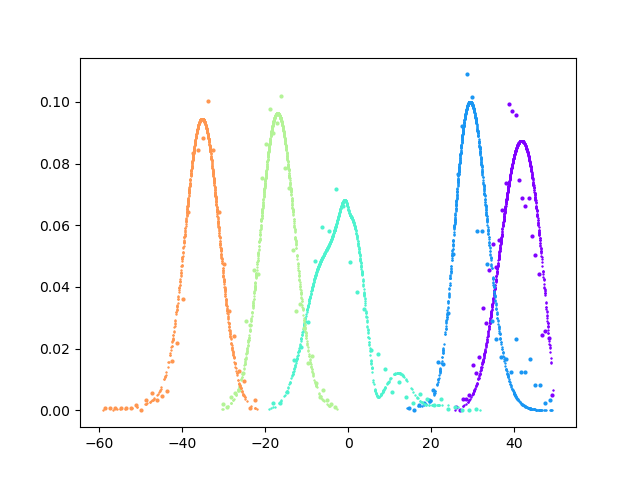

The Python source for this figure:
from __future__ import print_function
import pandas as pd
import numpy as np
import random
import math
import pickle
from numpy.polynomial.hermite import hermgauss
#import tensorflow as tf
import tensorflow.compat.v1 as tf
tf.disable_v2_behavior()
from femodel_tf_optimizer import femodel_tf_optimizer
import os, sys
import argparse


class femodel(femodel_tf_optimizer):
    """
    Class to optimize analytic binding free energy model with Tensorflow
    """
    kBT = 1.986e-3*300.0
    epsim = tf.constant(1.e-8, dtype=tf.float64)
    
    """    
    Rational soft-core function.

    Special case: when $u_c = 0$, 
    $$
    u_{\rm sc,0}(u)=
    \begin{cases}
    u                                                         & u \le 0 \\
    u_{\rm max} f_{\rm sc}(y)                                 & u  >  0
    \end{cases}
    $$
    with
    $$
    y = \frac{u}{u_{\rm max}}
    $$
    $$
    f_{\rm sc}(y) = \frac{z(y)^{a}-1}{z(y)^{a}+1} \, ,
    $$
    and
    $$
    z(y)=1+2 y/a + 2 (y/a)^2
    $$
    
    Inverse: $u = u_{\rm sc,0}$ for $u \le 0$. For $u > 0$:
    $$
    f_{\rm sc} = u_{\rm sc,0}/{u_{\rm max}}
    $$
    $$
    z = \left( \frac{1 + f_{\rm sc}}{1 - f_{\rm sc}}  \right)^(1/a)
    $$
    y = \frac{a}{2} \left( \sqrt{2 z - 1} -1  \right)
    $$
    $$
    u = u_{\rm max} y
    $$

    The derivative is:
    $$
    \frac{d u_{\rm sc,0}(u) }{du} = \frac{4 z^{a - 1}{(z^a + 1)^2} ( 1 + 2 \frac{y}{a} )
    $$
    for $u > 0$ and $1$ otherwise

    The general case $u_c \ne 0$ is obtained by shifting $u_{\rm sc}(u)$ up by $u_c$ and right by $u_c$:
    $$
    u_{\rm sc}(u) = u_{\rm sc,0}(u - u_c) + u_c
    $$
    For consistency, $u_{\rm max}$ is also shifted up by $u_c$. So the general case $u_c \ne 0$ is obtained
    by the special case $u_c = 0$ by the replacements
    $$
    u \rightarrow u - u_c
    $$
    $$
    u_{\rm max} \rightarrow u_{\rm max} - u_c
    $$

    Inverse for the general case: same as for the special case with the replacements above and:
    $$
    u = ( u_{\rm max} - u_c ) y + u_c
    $$

    Using the chain rule, the derivative for the general case has the same expression as the special case
    with the same replacements.
    

    """
    alphasc = tf.constant(1./16.,dtype=tf.float64)
    umaxsc = tf.constant(50.0/kBT, dtype=tf.float64)
    ubcore = tf.constant(0.0/kBT, dtype=tf.float64)
    def inverse_soft_core_function(self,usc):
        uno = tf.ones([tf.size(usc)], dtype=tf.float64)
        usc_safe1 = tf.where(usc < femodel.ubcore + femodel.epsim,       uno*(femodel.ubcore + femodel.epsim), usc)
        usc_safe2 = tf.where(usc_safe1 > femodel.umaxsc - femodel.epsim, uno*(femodel.umaxsc - femodel.epsim), usc_safe1)
        fsc = (usc_safe2-femodel.ubcore)/(femodel.umaxsc-femodel.ubcore)
        z = tf.math.pow((1.+fsc)/(1.-fsc), 1./femodel.alphasc)
        y = 0.5*femodel.alphasc*(-1.0 + tf.math.sqrt(2.*z - 1.))
        return tf.where(usc <= femodel.ubcore,
                        usc,
                        femodel.ubcore + (femodel.umaxsc - femodel.ubcore)*y)
    
    def der_soft_core_function(self,u):# dusc/du
        y = (u - femodel.ubcore)/(femodel.umaxsc-femodel.ubcore)
        z = 1 + 2.*y/femodel.alphasc + 2.*tf.math.pow(y/femodel.alphasc,2)
        za = tf.math.pow(z,femodel.alphasc)
        return tf.where(u <= femodel.ubcore,
                        tf.ones([tf.size(u)], dtype=tf.float64),
                        (4*(za/z)/tf.math.pow((za+1),2))*(1 + 2.*y/femodel.alphasc))

    def alchemical_potential_x(self, lmbds, xscbind):
        return tf.math.log(1. + tf.math.exp(- (xscbind[:,None]-lmbds['u0'][None,:]) * lmbds['alpha'][None,:])) * ((lmbds['Lambda2'][None,:] - lmbds['Lambda1'][None,:])/(lmbds['alpha'][None,:]+self.eps)) + xscbind[:,None] * lmbds['Lambda2'][None,:] + lmbds['w0'][None,:]
    
    def alchemical_potential(self, lmbds, uscbind):
        # self.eps is there to cover the case lambda1 = lambda2 and alpha = 0 in which case we have a linear alchemical potential
        return ((lmbds['Lambda2'] - lmbds['Lambda1'])/(lmbds['alpha']+self.eps))*tf.math.log(1. + tf.math.exp(-lmbds['alpha']*(uscbind-lmbds['u0']))) + lmbds['Lambda2']*uscbind + lmbds['w0']

if __name__ == '__main__':

    parser = argparse.ArgumentParser()
    parser.add_argument("-o", "--optimize", action="store_true", default=0,
                        help="Optimize parameters. Otherwise plot only.")
    parser.add_argument("-c", "--ncycles", type=int, default=100,
                        help="Number of optimization cycles")
    parser.add_argument("-n", "--nsteps", type=int, default=10,
                        help="Number of optimization steps in each cycle")
    parser.add_argument("-r", "--restart", action="store_true", default=0,
                        help="Restart optimization from the parameters saved in the pickle restart file")
    parser.add_argument("-b", "--basename",
                        help="Basename of the optimization job. Defaults to basename of this script.")
    parser.add_argument("-d", "--datafile", default="repl.cycle.potE.temp.lambda.ebind.lambda1.lambda2.alpha.u0.w0.dat",
                        help="Data file")
    parser.add_argument("-l", "--leg", type=float, default=1.0,
                        help="Value of state ID at which to plot the distributions")
    parser.add_argument("-s", "--stateID", nargs="+", type=int, default=0,
                        help="Values of state ID at which to plot the distributions")
    args = parser.parse_args()
    
    restart = args.restart
    production = args.optimize
    testarea = not production

    if args.basename:
        basename = args.basename
    else:
        basename = os.path.basename(os.path.splitext(sys.argv[0])[0])
        
    datafile = args.datafile
    ncycles = args.ncycles
    nsteps = args.nsteps
    states = args.stateID
    
    leg = args.leg

    print("Leg = ", leg)
    if leg == 1:
        direction = leg
    else:
        direction = -1.0
    print("Direction = ", direction)

    sdm_data_raw = pd.read_csv(datafile, delim_whitespace=True,
                           header=None,names=["cycle", "stateID", "temp", "direct", "Lambda1",
                                              "Lambda2", "alpha", "u0", "w0", "potE", "ebind", "bias"])

    lam_col = []
    for row in sdm_data_raw['stateID']:
        lam = 0.05*row
        if (lam > 0.5):
            lam = lam - 0.05
        lam_col.append(lam)

    sdm_data_raw.insert(2, "Lambda", lam_col)

    #print(sdm_data_raw)

    sdm_data = sdm_data_raw[sdm_data_raw["direct"] == direction]

    #print(sdm_data)

    temperature = 300.0
    kT = 1.986e-3*temperature # [kcal/mol]
    beta = 1./kT

    nmodes = 2

    reference_params = {}
    reference_params['ub'] = [  -6.85*beta, 9.63*beta ]
    reference_params['sb'] = [ 4.11*beta,  5.67*beta ]
    reference_params['pb'] = [ 2.99e-9, 1.99e-12 ]
    reference_params['elj'] = [ 1.1*beta, 1.1*beta ]
    reference_params['uce'] = [ 1.1,    1.1 ]
    reference_params['nl']  = [   10,    20 ]
    reference_params['wg'] =  [ 4.29e-5, 9.9999e-1 ]
    
    scale_params = {}
    scale_params['ub'] =  [ 1.*beta, 1.*beta ]
    scale_params['sb'] =  [ 0.1*beta, 0.1*beta ]
    scale_params['pb'] =  [ 1.e-9, 1.e-12 ]
    scale_params['elj'] = [ 1*beta, 1*beta ]
    scale_params['uce'] = [ 1, 1 ]
    scale_params['nl']  = [ 1, 1 ]
    scale_params['wg'] =  [ 1.e-5, 1.e-1 ]

    range_params = {}
    range_params['ub'] = [ (-8*beta, 30.0*beta), (-8.0*beta, 30.0*beta) ]
    range_params['sb'] = [ (2.0*beta, 8.0*beta), (2.0*beta, 8.0*beta) ]
    range_params['pb'] = [ (0.0, 1.0), (0.0, 1.0) ]
    range_params['elj'] = [ (1*beta, 20.0*beta), (1*beta, 20.0*beta) ]
    range_params['uce'] = [ (1.0, 10.0), (1.0, 10.0) ]
    range_params['nl'] = [ (3.0, 60.0), (3.0, 60.0) ]
    
    learning_rate = 0.05

    discard = 500
    
    xparams = {}
    if restart:
        with open(basename + '.pickle', 'rb') as f:
            best_ubx, best_sbx, best_pbx, best_ex, best_ucx, best_nlx, best_wgx = pickle.load(f)
            xparams['ub'] = best_ubx
            xparams['sb'] = best_sbx
            xparams['pb'] = best_pbx
            xparams['elj']   = best_ex
            xparams['uce']  = best_ucx
            xparams['nl']  = best_nlx
            xparams['wg'] = best_wgx
    else:
        xparams['ub']  = [0. for i in range(nmodes) ]
        xparams['sb']  = [0. for i in range(nmodes) ]
        xparams['pb']  = [0. for i in range(nmodes) ]
        xparams['elj']   = [0. for i in range(nmodes) ]
        xparams['uce']  = [0. for i in range(nmodes) ]
        xparams['nl']  = [0. for i in range(nmodes) ]
        xparams['wg']  = [0. for i in range(nmodes) ]

    fe_optimizer = femodel(sdm_data, reference_params, temperature, range_params=range_params,
                  xparams=xparams, scale_params=scale_params, discard=discard, learning_rate=learning_rate)
                                        
    variables = [ fe_optimizer.ubx_t, fe_optimizer.sbx_t , fe_optimizer.ex_t, fe_optimizer.ucx_t, fe_optimizer.nlx_t, fe_optimizer.wgx_t, fe_optimizer.pbx_t ]
    
    #----- test area ----------------

    tf.logging.set_verbosity(tf.logging.ERROR)
    
    if testarea:
        with tf.Session() as sess:
            sess.run(fe_optimizer.init)
            ll = sess.run(fe_optimizer.cost)
            uv = sess.run(fe_optimizer.u)
            uscv = sess.run(fe_optimizer.usc)
            p0v = sess.run(tf.squeeze(fe_optimizer.p0))
            p0scv = sess.run(tf.squeeze(fe_optimizer.p0sc))
            pklv = sess.run(tf.squeeze(fe_optimizer.pkl))
            xscv = sess.run(fe_optimizer.xsc)
            p0scxv = sess.run(tf.squeeze(fe_optimizer.p0scx))
            sts = sess.run(fe_optimizer.lambdas['stateID'])
            upscv = sess.run(fe_optimizer.upsc)
            klv = sess.run(tf.squeeze(fe_optimizer.kl))


            best_ubx = sess.run(fe_optimizer.ubx_t)
            best_sbx = sess.run(fe_optimizer.sbx_t)
            best_pbx = sess.run(fe_optimizer.pbx_t)
            best_ex  = sess.run(fe_optimizer.ex_t)
            best_ucx = sess.run(fe_optimizer.ucx_t)
            best_nlx = sess.run(fe_optimizer.nlx_t)
            best_wgx = sess.run(fe_optimizer.wgx_t)
                        
            best_ub = sess.run(fe_optimizer.ub_t)
            best_sb = sess.run(fe_optimizer.sb_t)
            best_pb = sess.run(fe_optimizer.pb_t)
            best_elj  = sess.run(fe_optimizer.elj_t)
            best_uce = sess.run(fe_optimizer.uce_t)
            best_nl = sess.run(fe_optimizer.nl_t)
            best_wg = sess.run(fe_optimizer.wg_t)
            
            print("Optimized Cost =", ll)
            print("Parameters:")
            print("wg = ", best_wg/np.sum(best_wg))
            results = fe_optimizer.applyunits(best_ub, best_sb, best_pb, best_elj, best_uce, best_nl)
            params = ["ub", "sb", "pb", "elj", "uce", "nl"]
            for mode, item in enumerate(results):
                string = ""
                for value in item:
                    string = string + str(value) + " "
                print(params[mode] + " = [" + string + "]")
            print("-------------------------------------------------------------------------")


        # plot
        import matplotlib
        import matplotlib.pyplot as plt
        fig, ax = plt.subplots()
        color = iter(plt.cm.rainbow(np.linspace(0, 1, len(states) + 1)))
        for state in states:
            mask = abs(sts - state) < 1.e-6
            hist, bin_edges = np.histogram(uscv[mask]*kT, bins=30, density=True)
            nh = len(hist)
            dx = bin_edges[1] - bin_edges[0]
            xp = bin_edges[0:nh] + 0.5*dx
            c = next(color)
            ax.plot(xp, hist, 'o', markersize = 2, c=c)
            ax.plot(uscv[mask]*kT, pklv[mask]/kT, '+', markersize = 1, c=c)
            #ax.set_xlim([-40*kT,200*kT])
        #plt.show()
        plt.savefig(basename + ".png")

    #------- training area ----------------------

    if production:
        with tf.Session() as sess:
    
            sess.run(fe_optimizer.init)
            fe_optimizer.opt = fe_optimizer.optimizer.minimize(fe_optimizer.cost, var_list = variables)
            sess.graph.finalize()
            ll = sess.run(fe_optimizer.cost)

            best_loss = ll
            best_ubx = sess.run(fe_optimizer.ubx_t)
            best_sbx = sess.run(fe_optimizer.sbx_t)
            best_pbx = sess.run(fe_optimizer.pbx_t)
            best_ex  = sess.run(fe_optimizer.ex_t)
            best_ucx = sess.run(fe_optimizer.ucx_t)
            best_nlx = sess.run(fe_optimizer.nlx_t)
            best_wgx = sess.run(fe_optimizer.wgx_t)
            
            best_ub = sess.run(fe_optimizer.ub_t)
            best_sb = sess.run(fe_optimizer.sb_t)
            best_pb = sess.run(fe_optimizer.pb_t)
            best_elj  = sess.run(fe_optimizer.elj_t)
            best_uce = sess.run(fe_optimizer.uce_t)
            best_nl = sess.run(fe_optimizer.nl_t)
            best_wg = sess.run(fe_optimizer.wg_t)
            
            gubx = sess.run(fe_optimizer.gubx_t)
            gsbx = sess.run(fe_optimizer.gsbx_t)
            gpbx = sess.run(fe_optimizer.gpbx_t)
            gex = sess.run(fe_optimizer.gex_t)
            gucx = sess.run(fe_optimizer.gucx_t)
            gnlx = sess.run(fe_optimizer.gnlx_t)
            gwgx = sess.run(fe_optimizer.gwgx_t)
            print("Gradients:")
            print(gubx,gsbx,gpbx,gex,gucx,gnlx,gwgx)
            
            print("Start Cost =", ll)
            print("Parameters:")
            print("wg = ", best_wg)

            results = fe_optimizer.applyunits(best_ub, best_sb, best_pb, best_elj, best_uce, best_nl)
            params = ["ub", "sb", "pb", "elj", "uce", "nl"]
            for mode, item in enumerate(results):
                string = ""
                for value in item:
                    string = string + str(value) + " "
                print(params[mode] + " = [" + string + "]")

            print("---------------------------------------")
        
            for step in range(ncycles):
                for i in range(nsteps):
                    #sess.run(fe_optimizer.train) #all variables optimized
                    sess.run(fe_optimizer.opt) #only selected variables are optimized
                gubx = sess.run(fe_optimizer.gubx_t)
                gsbx = sess.run(fe_optimizer.gsbx_t)
                gpbx = sess.run(fe_optimizer.gpbx_t)
                gex = sess.run(fe_optimizer.gex_t)
                gucx = sess.run(fe_optimizer.gucx_t)
                gnlx = sess.run(fe_optimizer.gnlx_t)
                gwgx = sess.run(fe_optimizer.gwgx_t)
                notok = ( np.any(np.isnan(gubx)) or
                          np.any(np.isnan(gsbx)) or
                          np.any(np.isnan(gpbx)) or
                          np.any(np.isnan(gex))  or
                          np.any(np.isnan(gucx)) or
                          np.any(np.isnan(gnlx)) or
                          np.any(np.isnan(gwgx)) )
                

                print("Gradients:")
                print(gubx,gsbx,gpbx,gex,gucx,gnlx,gwgx)
                if notok:
                    print("Gradient error")
                    break
                ll = sess.run(fe_optimizer.cost)

                l_ubx = sess.run(fe_optimizer.ubx_t)
                l_sbx = sess.run(fe_optimizer.sbx_t)
                l_pbx = sess.run(fe_optimizer.pbx_t)
                l_ex  = sess.run(fe_optimizer.ex_t)
                l_ucx = sess.run(fe_optimizer.ucx_t)
                l_nlx = sess.run(fe_optimizer.nlx_t)
                l_wgx = sess.run(fe_optimizer.wgx_t)
            
                l_ub = sess.run(fe_optimizer.ub_t)
                l_sb = sess.run(fe_optimizer.sb_t)
                l_pb = sess.run(fe_optimizer.pb_t)
                l_elj = sess.run(fe_optimizer.elj_t)
                l_uce = sess.run(fe_optimizer.uce_t)
                l_nl = sess.run(fe_optimizer.nl_t)
                l_wg = sess.run(fe_optimizer.wg_t)
                
                if( ll < best_loss ):
                    best_loss = ll
                
                    best_ubx = l_ubx 
                    best_sbx = l_sbx
                    best_pbx = l_pbx
                    best_ex  = l_ex 
                    best_ucx = l_ucx
                    best_nlx = l_nlx 
                    best_wgx = l_wgx

                    best_ub  = l_ub  
                    best_sb  = l_sb 
                    best_pb  = l_pb 
                    best_elj = l_elj
                    best_uce = l_uce
                    best_nl  = l_nl   
                    best_wg  = l_wg
    

                print(step, "Cost =", ll)
                print("Parameters:")
                print("wg = ", l_wg)
                results = fe_optimizer.applyunits(l_ub, l_sb, l_pb, l_elj, l_uce, l_nl)
                params = ["ub", "sb", "pb", "elj", "uce", "nl"]
                for mode, item in enumerate(results):
                    string = ""
                    for value in item:
                        string = string + str(value) + " "
                    print(params[mode] + " = [" + string + "]") 

                print("----------------------------------------------------")

                with open(basename + '.pickle', 'wb') as f:
                    pickle.dump([best_ubx, best_sbx, best_pbx, best_ex, best_ucx, best_nlx, best_wgx],f)


                
            print("----------- End of Optimization -----------", basename);
            print("Optimized Cost =", best_loss)
            print("wg = ", best_wg/np.sum(best_wg))
            results = fe_optimizer.applyunits(best_ub, best_sb, best_pb, best_elj, best_uce, best_nl)
            params = ["ub", "sb", "pb", "elj", "uce", "nl"]
            for mode, item in enumerate(results):
                string = ""
                for value in item:
                    string = string + str(value) + " "
                print(params[mode] + " = [" + string + "]")
